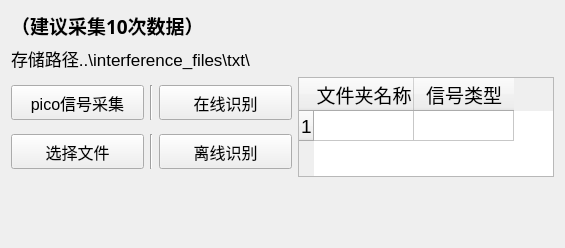
      <widget class="QWidget" name="tab_3">
       <attribute name="title">
        <string>开关脉冲识别</string>
       </attribute>
       <layout class="QVBoxLayout" name="verticalLayout_10">
        <item>
         <widget class="QLabel" name="label_40">
          <property name="maximumSize">
           <size>
            <width>16777215</width>
            <height>16777215</height>
           </size>
          </property>
          <property name="font">
           <font>
            <family>宋体</family>
            <pointsize>14</pointsize>
            <weight>75</weight>
            <bold>true</bold>
           </font>
          </property>
          <property name="layoutDirection">
           <enum>Qt::RightToLeft</enum>
          </property>
          <property name="text">
           <string>（建议采集10次数据）</string>
          </property>
         </widget>
        </item>
        <item>
         <layout class="QHBoxLayout" name="horizontalLayout_8">
          <item>
           <widget class="QLabel" name="label_22">
            <property name="maximumSize">
             <size>
              <width>16777215</width>
              <height>30</height>
             </size>
            </property>
            <property name="font">
             <font>
              <pointsize>13</pointsize>
             </font>
            </property>
            <property name="text">
             <string>存储路径..\interference_files\txt\</string>
            </property>
           </widget>
          </item>
          <item>
           <spacer name="horizontalSpacer_5">
            <property name="orientation">
             <enum>Qt::Horizontal</enum>
            </property>
            <property name="sizeHint" stdset="0">
             <size>
              <width>40</width>
              <height>20</height>
             </size>
            </property>
           </spacer>
          </item>
         </layout>
        </item>
        <item>
         <layout class="QHBoxLayout" name="horizontalLayout_18">
          <item>
           <layout class="QGridLayout" name="gridLayout_5">
            <item row="0" column="0">
             <widget class="QPushButton" name="pushButton_13">
              <property name="minimumSize">
               <size>
                <width>133</width>
                <height>35</height>
               </size>
              </property>
              <property name="maximumSize">
               <size>
                <width>50</width>
                <height>16777215</height>
               </size>
              </property>
              <property name="font">
               <font>
                <pointsize>12</pointsize>
               </font>
              </property>
              <property name="text">
               <string>pico信号采集</string>
              </property>
             </widget>
            </item>
            <item row="1" column="0">
             <widget class="QPushButton" name="pushButton_15">
              <property name="minimumSize">
               <size>
                <width>133</width>
                <height>35</height>
               </size>
              </property>
              <property name="maximumSize">
               <size>
                <width>16777215</width>
                <height>16777215</height>
               </size>
              </property>
              <property name="font">
               <font>
                <family>Adobe Arabic</family>
                <pointsize>12</pointsize>
               </font>
              </property>
              <property name="cursor">
               <cursorShape>PointingHandCursor</cursorShape>
              </property>
              <property name="text">
               <string>选择文件</string>
              </property>
             </widget>
            </item>
            <item row="1" column="2">
             <widget class="QPushButton" name="pushButton_16">
              <property name="minimumSize">
               <size>
                <width>133</width>
                <height>35</height>
               </size>
              </property>
              <property name="maximumSize">
               <size>
                <width>16777215</width>
                <height>16777215</height>
               </size>
              </property>
              <property name="font">
               <font>
                <family>Adobe Arabic</family>
                <pointsize>12</pointsize>
               </font>
              </property>
              <property name="cursor">
               <cursorShape>PointingHandCursor</cursorShape>
              </property>
              <property name="text">
               <string>离线识别</string>
              </property>
             </widget>
            </item>
            <item row="0" column="2">
             <widget class="QPushButton" name="pushButton_14">
              <property name="minimumSize">
               <size>
                <width>133</width>
                <height>35</height>
               </size>
              </property>
              <property name="maximumSize">
               <size>
                <width>16777215</width>
                <height>16777215</height>
               </size>
              </property>
              <property name="font">
               <font>
                <family>Adobe Arabic</family>
                <pointsize>12</pointsize>
               </font>
              </property>
              <property name="cursor">
               <cursorShape>PointingHandCursor</cursorShape>
              </property>
              <property name="text">
               <string>在线识别</string>
              </property>
             </widget>
            </item>
            <item row="0" column="1">
             <widget class="Line" name="line_10">
              <property name="orientation">
               <enum>Qt::Vertical</enum>
              </property>
             </widget>
            </item>
            <item row="1" column="1">
             <widget class="Line" name="line_16">
              <property name="orientation">
               <enum>Qt::Vertical</enum>
              </property>
             </widget>
            </item>
           </layout>
          </item>
          <item>
           <widget class="QTableWidget" name="tableWidget_6">
            <property name="maximumSize">
             <size>
              <width>16777215</width>
              <height>100</height>
             </size>
            </property>
            <property name="font">
             <font>
              <pointsize>12</pointsize>
             </font>
            </property>
            <row>
             <property name="text">
              <string>1</string>
             </property>
             <property name="font">
              <font>
               <pointsize>14</pointsize>
               <weight>50</weight>
               <bold>false</bold>
              </font>
             </property>
            </row>
            <column>
             <property name="text">
              <string>文件夹名称</string>
             </property>
             <property name="font">
              <font>
               <family>Microsoft YaHei</family>
               <pointsize>14</pointsize>
               <weight>50</weight>
               <bold>false</bold>
              </font>
             </property>
            </column>
            <column>
             <property name="text">
              <string>信号类型</string>
             </property>
             <property name="font">
              <font>
               <pointsize>14</pointsize>
               <weight>50</weight>
               <bold>false</bold>
              </font>
             </property>
            </column>
           </widget>
          </item>
         </layout>
        </item>
        <item>
         <layout class="QVBoxLayout" name="verticalLayout_20">
          <item>
           <widget class="QLabel" name="label_14">
            <property name="text">
             <string/>
            </property>
           </widget>
          </item>
          <item>
           <spacer name="verticalSpacer_11">
            <property name="orientation">
             <enum>Qt::Vertical</enum>
            </property>
            <property name="sizeHint" stdset="0">
             <size>
              <width>20</width>
              <height>40</height>
             </size>
            </property>
           </spacer>
          </item>
         </layout>
        </item>
       </layout>
      </widget>
